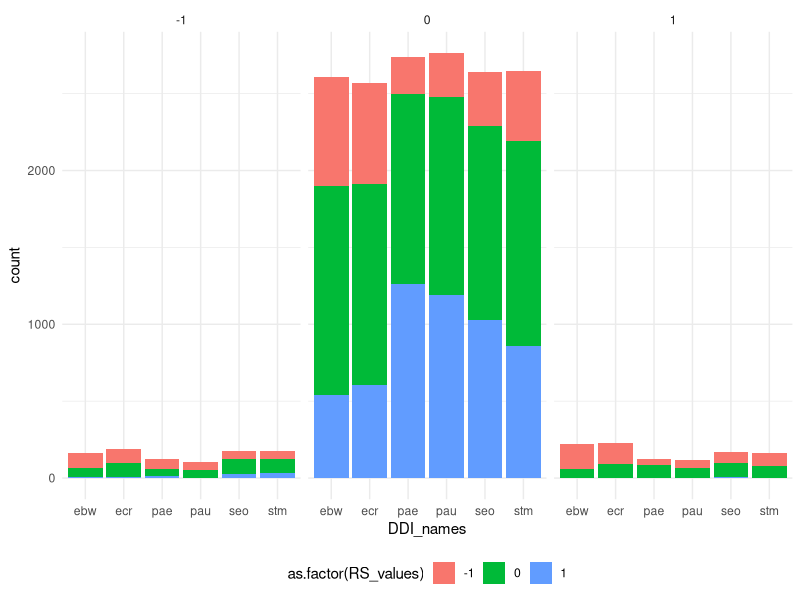
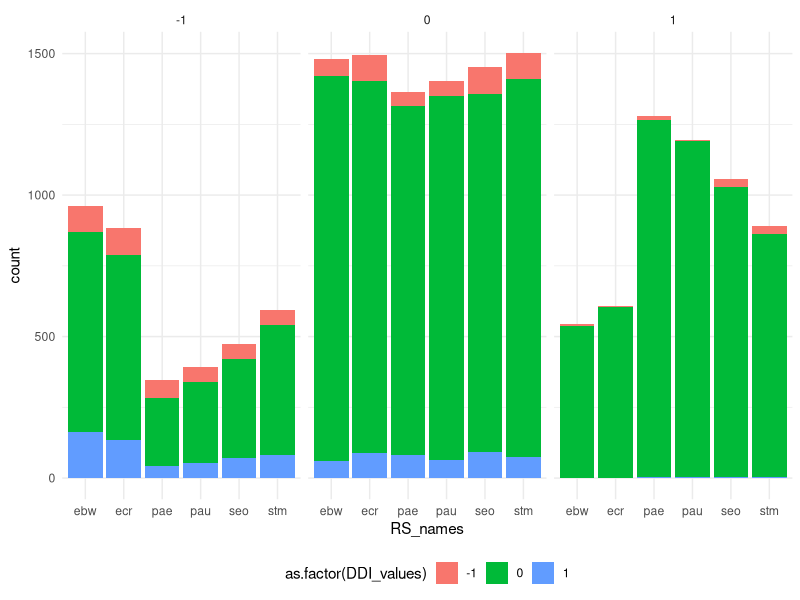

The R source for these figures, in order:
library(tidyverse)

x <- read_csv("data/1.processed/Broc2018_maindataset.csv") |> 
  select(1:3,19:62)

y <- x |> 
  pivot_longer(names_to="RS_names",values_to = "RS_values",41:46) |> 
  pivot_longer(names_to="DDI_names",values_to = "DDI_values",16:21) |> 
  separate(RS_names,into=c("a","b","RS_names"),sep="_") |> 
  select(!c("a","b"))|> 
  separate(DDI_names,into=c("DDI_names","b"),sep="_") |> 
  select(!c("b")) |> 
  filter(RS_names==DDI_names)

y |> 
  mutate(cat=paste0(DDI_values,"-",RS_values)) |> 
  ggplot(aes(x=DDI_names,fill=as.factor(RS_values)))+
  theme_minimal()+
  geom_bar()+
  theme(legend.position = "bottom") +
  facet_wrap(~DDI_values)

y |> 
  mutate(cat=paste0(DDI_values,"-",RS_values)) |> 
  ggplot(aes(x=RS_names,fill=as.factor(DDI_values)))+
  theme_minimal()+
  geom_bar()+
  theme(legend.position = "bottom") +
  facet_wrap(~RS_values)

RR_non_add <- y |> 
  mutate(cat=paste0(DDI_values,"_",RS_values)) |> 
  filter(cat=="-1_+1"|cat=="-1_+1") |> pull(drug_pair)

RR_syn_res <- y |> 
  mutate(cat=paste0(DDI_values,"_",RS_values)) |> 
  filter(cat=="-1_1") |> pull(drug_pair)
# 62 DDI are synergistic and resistant

RR_ant_res <- y |> 
  mutate(cat=paste0(DDI_values,"_",RS_values)) |> 
  filter(cat=="1_1") |> pull(drug_pair)
# 11 DDI are antagonistic and resistant

RR_add_res <- y |> 
  mutate(cat=paste0(DDI_values,"_",RS_values)) |> 
  filter(cat=="0_1") |> pull(drug_pair)
#1927 are additive and resistant



SS_syn_sen <- y |> 
  mutate(cat=paste0(DDI_values,"_",RS_values)) |> 
  filter(cat=="-1_-1") |> pull(drug_pair)
# 289 DDI are synergistic and sensitive

SS_ant_sen <- y |> 
  mutate(cat=paste0(DDI_values,"_",RS_values)) |> 
  filter(cat=="1_-1") |> pull(drug_pair)
# 342 DDI are antagonistic and sensitive

SS_add_sen <- y |> 
  mutate(cat=paste0(DDI_values,"_",RS_values)) |> 
  filter(cat=="0_-1") |> pull(drug_pair)
#1165 are additive and sensitive





SR_syn_mix <- y |> 
  mutate(cat=paste0(DDI_values,"_",RS_values)) |> 
  filter(cat=="-1_0") |> pull(drug_pair)
# 300 DDI are synergistic and mixed

SR_ant_mix <- y |> 
  mutate(cat=paste0(DDI_values,"_",RS_values)) |> 
  filter(cat=="1_0") |> pull(drug_pair)
# 348 DDI are antagonistic and mixed

SR_add_mix <- y |> 
  mutate(cat=paste0(DDI_values,"_",RS_values)) |> 
  filter(cat=="0_0") |> pull(drug_pair)
#2541 are additive and mixed


conti <- matrix(c(289,300,62,
                  1165,2541,1927,
                  342,348,11),byrow = TRUE,nrow = 3)
colnames(conti) <- c("sen","hyb","res")
rownames(conti) <- c("syn","add","ant")



x_sq <- chisq.test(conti)

x_sq$observed < x_sq$expected
# ant and syn are less than expected when both targets are resistant
# add are less than expected in sen or sen/res targets.

#syn and ant are overrepresented in sen and hyb targets.
# add are overrepresented when both targets are resistant
